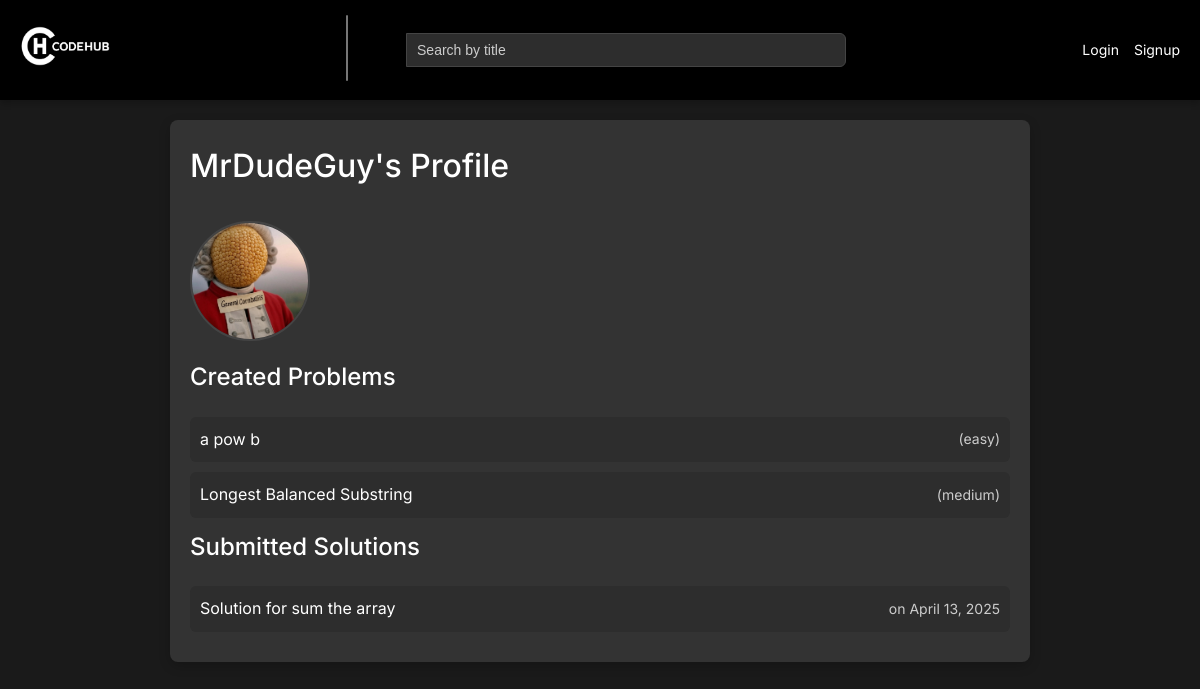
Before: /accounts/profile/?user=MrDudeGuy with the older database file.
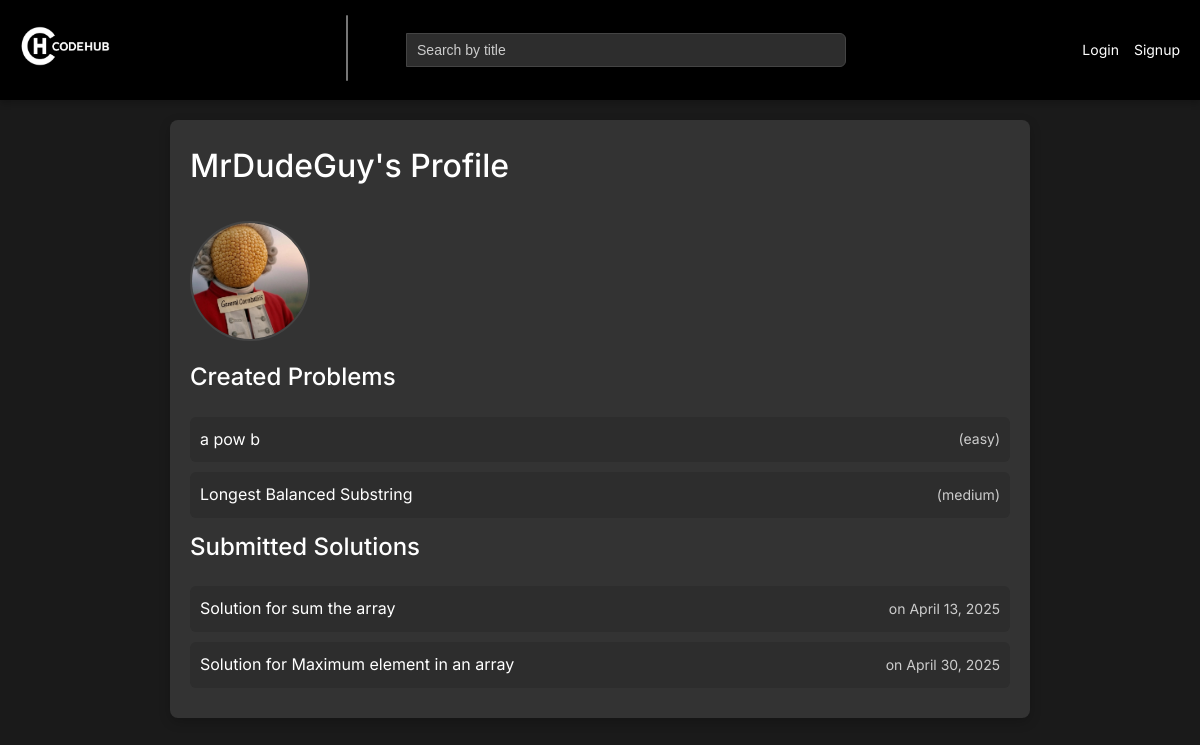
After: the same page with the newer database file.
### problems/models.py (models this page shows, shortened)
class Problem(models.Model):
    DIFFICULTY_CHOICES = (
        ('easy', 'Easy'),
        ('medium', 'Medium'),
        ('hard', 'Hard'),
    )
    title = models.CharField(max_length=200)
    description = models.TextField()
    difficulty = models.CharField(max_length=6, choices=DIFFICULTY_CHOICES, default='easy')
    created_by = models.ForeignKey(User, on_delete=models.CASCADE, related_name='problems')
    tags = models.ManyToManyField(Tag, blank=True)
    created_at = models.DateTimeField(auto_now_add=True)
    solution_code = models.TextField()
    function_header = models.TextField(blank=True, null=True)
    input_vars = models.JSONField(default=list, blank=True)
    return_type = models.CharField(max_length=50, default='None')
    attempted_by = models.ManyToManyField(User, related_name='attempted_problems', blank=True)
    solved_by = models.ManyToManyField(User, related_name='solved_problems', blank=True)

class Solution(models.Model):
    problem = models.ForeignKey(Problem, on_delete=models.CASCADE, related_name='solutions')
    code = models.TextField()
    created_by = models.ForeignKey(User, on_delete=models.CASCADE, related_name='solutions')
    created_at = models.DateTimeField(auto_now_add=True)

### problems/views.py (the view, shortened to what this page needs)
# urls.py: path('accounts/profile/', views.profile, name='profile'),
def profile(request):
    target_username = request.GET.get('user')
    if target_username:
        target_user = get_object_or_404(User, username=target_username)
        profile, created = Profile.objects.get_or_create(user=target_user)
        problems = Problem.objects.filter(created_by=target_user)
        solutions = Solution.objects.filter(created_by=target_user)
        form = None
    return render(request, 'profile.html', {
        'target_user': target_user,
        'profile': profile,
        'problems': problems,
        'solutions': solutions,
        'form': form,
    })

### problems/templates/profile.html (shortened to what this page needs)
{% extends 'base.html' %}
{% load static %}
{% block content %}
    <div class="profile-card">
        <h1>{{ target_user.username }}'s Profile</h1>
        <img src="{% if profile.profile_picture %}{{ profile.profile_picture.url }}{% else %}{% static 'problems/default_profile.png' %}{% endif %}" alt="{{ target_user.username }}'s Profile Picture" class="profile-pic-large">
        <h2>Created Problems</h2>
        {% for problem in problems %}
            <div class="item-card">
                <a href="{% url 'problem_detail' problem.id %}">{{ problem.title }}</a>
                <span class="meta">({{ problem.difficulty }})</span>
            </div>
        {% empty %}
            <p>No problems created.</p>
        {% endfor %}
        <h2>Submitted Solutions</h2>
        {% for solution in solutions %}
            <div class="item-card">
                <span>Solution for <a href="{% url 'problem_detail' solution.problem.id %}">{{ solution.problem.title }}</a></span>
                <span class="meta">on {{ solution.created_at|date:"F d, Y" }}</span>
            </div>
        {% empty %}
            <p>No solutions submitted.</p>
        {% endfor %}
    </div>
{% endblock %}

Changed rows visible on the page:
added Solution: problem "Maximum element in an array", created_at "April 30, 2025"
